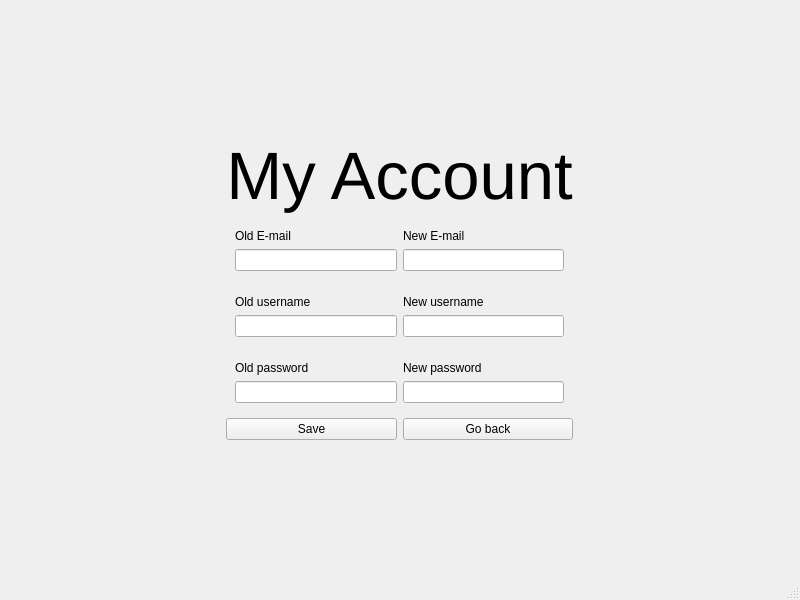
<?xml version="1.0" encoding="UTF-8"?>
<ui version="4.0">
 <class>MainWindow</class>
 <widget class="QMainWindow" name="MainWindow">
  <property name="geometry">
   <rect>
    <x>0</x>
    <y>0</y>
    <width>800</width>
    <height>600</height>
   </rect>
  </property>
  <property name="windowTitle">
   <string>MainWindow</string>
  </property>
  <property name="styleSheet">
   <string notr="true">QFrame {
	border: none;
}</string>
  </property>
  <widget class="QWidget" name="centralwidget">
   <layout class="QGridLayout" name="gridLayout">
    <item row="0" column="1">
     <spacer name="verticalSpacer_2">
      <property name="orientation">
       <enum>Qt::Orientation::Vertical</enum>
      </property>
      <property name="sizeHint" stdset="0">
       <size>
        <width>20</width>
        <height>61</height>
       </size>
      </property>
     </spacer>
    </item>
    <item row="1" column="0">
     <spacer name="horizontalSpacer">
      <property name="orientation">
       <enum>Qt::Orientation::Horizontal</enum>
      </property>
      <property name="sizeHint" stdset="0">
       <size>
        <width>213</width>
        <height>20</height>
       </size>
      </property>
     </spacer>
    </item>
    <item row="1" column="1">
     <widget class="QFrame" name="frame">
      <property name="frameShape">
       <enum>QFrame::Shape::StyledPanel</enum>
      </property>
      <property name="frameShadow">
       <enum>QFrame::Shadow::Raised</enum>
      </property>
      <layout class="QVBoxLayout" name="verticalLayout">
       <item>
        <widget class="QLabel" name="label">
         <property name="font">
          <font>
           <pointsize>50</pointsize>
          </font>
         </property>
         <property name="text">
          <string>My Account</string>
         </property>
         <property name="alignment">
          <set>Qt::AlignmentFlag::AlignCenter</set>
         </property>
        </widget>
       </item>
       <item>
        <widget class="QWidget" name="widget_3" native="true">
         <layout class="QHBoxLayout" name="horizontalLayout_3">
          <item>
           <layout class="QVBoxLayout" name="oldUserContainer_3">
            <item>
             <widget class="QLabel" name="label_5">
              <property name="text">
               <string>Old E-mail</string>
              </property>
             </widget>
            </item>
            <item>
             <widget class="QLineEdit" name="lineEdit_4"/>
            </item>
           </layout>
          </item>
          <item>
           <layout class="QVBoxLayout" name="newUserContainer_3">
            <item>
             <widget class="QLabel" name="label_6">
              <property name="text">
               <string>New E-mail</string>
              </property>
             </widget>
            </item>
            <item>
             <widget class="QLineEdit" name="lineEdit_5"/>
            </item>
           </layout>
          </item>
         </layout>
        </widget>
       </item>
       <item>
        <widget class="QWidget" name="widget" native="true">
         <layout class="QHBoxLayout" name="horizontalLayout">
          <item>
           <layout class="QVBoxLayout" name="oldUserContainer">
            <item>
             <widget class="QLabel" name="label_3">
              <property name="text">
               <string>Old username</string>
              </property>
             </widget>
            </item>
            <item>
             <widget class="QLineEdit" name="lineEdit_2"/>
            </item>
           </layout>
          </item>
          <item>
           <layout class="QVBoxLayout" name="newUserContainer">
            <item>
             <widget class="QLabel" name="label_4">
              <property name="text">
               <string>New username</string>
              </property>
             </widget>
            </item>
            <item>
             <widget class="QLineEdit" name="lineEdit_3"/>
            </item>
           </layout>
          </item>
         </layout>
        </widget>
       </item>
       <item>
        <widget class="QWidget" name="widget_2" native="true">
         <layout class="QHBoxLayout" name="horizontalLayout_2">
          <item>
           <layout class="QVBoxLayout" name="oldUserContainer_2">
            <item>
             <widget class="QLabel" name="label_7">
              <property name="text">
               <string>Old password</string>
              </property>
             </widget>
            </item>
            <item>
             <widget class="QLineEdit" name="lineEdit_6"/>
            </item>
           </layout>
          </item>
          <item>
           <layout class="QVBoxLayout" name="newUserContainer_2">
            <item>
             <widget class="QLabel" name="label_8">
              <property name="text">
               <string>New password</string>
              </property>
             </widget>
            </item>
            <item>
             <widget class="QLineEdit" name="lineEdit_7"/>
            </item>
           </layout>
          </item>
         </layout>
        </widget>
       </item>
       <item>
        <layout class="QHBoxLayout" name="buttonContainer">
         <item>
          <widget class="QPushButton" name="pushButton">
           <property name="text">
            <string>Save</string>
           </property>
          </widget>
         </item>
         <item>
          <widget class="QPushButton" name="pushButton_2">
           <property name="text">
            <string>Go back</string>
           </property>
          </widget>
         </item>
        </layout>
       </item>
      </layout>
     </widget>
    </item>
    <item row="1" column="2">
     <spacer name="horizontalSpacer_2">
      <property name="orientation">
       <enum>Qt::Orientation::Horizontal</enum>
      </property>
      <property name="sizeHint" stdset="0">
       <size>
        <width>213</width>
        <height>20</height>
       </size>
      </property>
     </spacer>
    </item>
    <item row="2" column="1">
     <spacer name="verticalSpacer">
      <property name="orientation">
       <enum>Qt::Orientation::Vertical</enum>
      </property>
      <property name="sizeHint" stdset="0">
       <size>
        <width>20</width>
        <height>60</height>
       </size>
      </property>
     </spacer>
    </item>
   </layout>
  </widget>
  <widget class="QMenuBar" name="menubar">
   <property name="geometry">
    <rect>
     <x>0</x>
     <y>0</y>
     <width>800</width>
     <height>24</height>
    </rect>
   </property>
  </widget>
  <widget class="QStatusBar" name="statusbar"/>
 </widget>
 <resources/>
 <connections/>
</ui>
